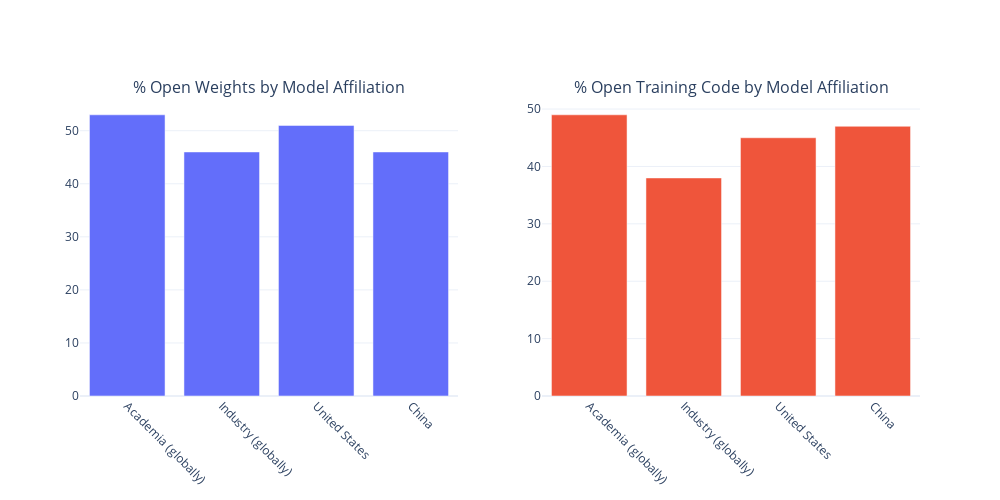

The notebook cell this image was saved under:
### Code cell
import plotly.subplots as sp
import plotly.graph_objects as go

# Create a 1x2 subplot for the '% open weights' and '% open training code'
fig = sp.make_subplots(rows=1, cols=2, subplot_titles=('% Open Weights by Model Affiliation', '% Open Training Code by Model Affiliation'))

# '% open weights' bar chart
fig.add_trace(go.Bar(x=df["Model affiliation"], y=df["% open weights"], name='% Open Weights'), row=1, col=1)

# '% open training code' bar chart
fig.add_trace(go.Bar(x=df["Model affiliation"], y=df["% open training code"], name='% Open Training Code'), row=1, col=2)

# Update layout for better visibility
fig.update_layout(height=500, width=1000, showlegend=False, template='plotly_white')
fig.update_xaxes(tickangle=45)

save_plot(fig, results_dir, 'percent_open_weights_and_code_by_affiliation')

# Display the plot
fig.show()

### Figure 1 — Plotly figure (JSON) as saved in the notebook; plotly's stock layout.template omitted (floating-point values rounded to 4 significant figures)
{"data": [{"name": "% Open Weights", "type": "bar", "x": ["Academia (globally)", "Industry (globally)", "United States", "China"], "xaxis": "x", "y": [53, 46, 51, 46], "yaxis": "y"}, {"name": "% Open Training Code", "type": "bar", "x": ["Academia (globally)", "Industry (globally)", "United States", "China"], "xaxis": "x2", "y": [49, 38, 45, 47], "yaxis": "y2"}], "layout": {"annotations": [{"font": {"size": 16}, "showarrow": false, "text": "% Open Weights by Model Affiliation", "x": 0.225, "xanchor": "center", "xref": "paper", "y": 1, "yanchor": "bottom", "yref": "paper"}, {"font": {"size": 16}, "showarrow": false, "text": "% Open Training Code by Model Affiliation", "x": 0.775, "xanchor": "center", "xref": "paper", "y": 1, "yanchor": "bottom", "yref": "paper"}], "height": 500, "showlegend": false, "width": 1000, "xaxis": {"anchor": "y", "domain": [0, 0.45], "tickangle": 45}, "xaxis2": {"anchor": "y2", "domain": [0.55, 1], "tickangle": 45}, "yaxis": {"anchor": "x", "domain": [0, 1]}, "yaxis2": {"anchor": "x2", "domain": [0, 1]}}}
